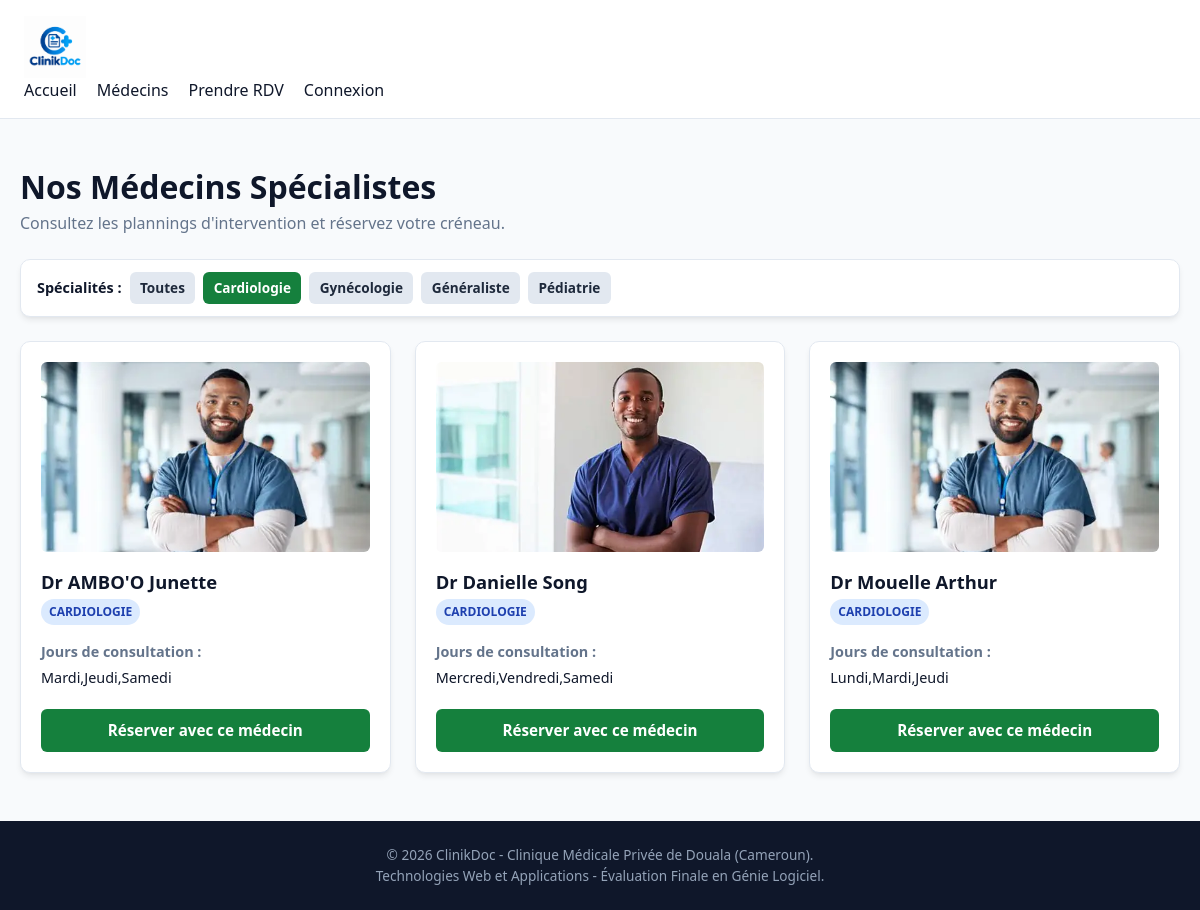
The app's page /medecins?specialite=Cardiologie with its own data.
### tables this page shows
CREATE TABLE medecins (
    id INTEGER PRIMARY KEY AUTOINCREMENT,
    nom TEXT NOT NULL,
    specialite TEXT NOT NULL CHECK (specialite IN ('Généraliste', 'Pédiatrie', 'Gynécologie', 'Cardiologie')),
    photo TEXT NOT NULL DEFAULT 'default_doc.png',
    jours_consultation TEXT NOT NULL, -- Ex: 'Lundi,Mardi,Jeudi'
    actif INTEGER NOT NULL DEFAULT 1 CHECK (actif IN (0, 1))
, login TEXT, empreinte TEXT);

### app.py (the view)
@app.route("/medecins")
def medecins():
    specialite = request.args.get("specialite", "").strip()
    db = get_db()
    specialites = [row["specialite"] for row in db.execute(
        "SELECT DISTINCT specialite FROM medecins WHERE actif = 1 ORDER BY specialite"
    ).fetchall()]
    if specialite and specialite in specialites:
        liste_medecins = db.execute(
            "SELECT * FROM medecins WHERE actif = 1 AND specialite = ? ORDER BY nom",
            (specialite,)
        ).fetchall()
    else:
        liste_medecins = db.execute(
            "SELECT * FROM medecins WHERE actif = 1 ORDER BY nom"
        ).fetchall()
    return render_template("medecins.html",
                           medecins=liste_medecins,
                           specialites=specialites,
                           specialite_active=specialite)

### app.py (called while the page is built, shortened)
def get_db():
    if "db" not in g:
        g.db = sqlite3.connect(app.config["DATABASE"])
        g.db.row_factory = sqlite3.Row  # Accès aux colonnes par leur nom
        g.db.execute("PRAGMA foreign_keys = ON;")
        colonnes = {row["name"] for row in g.db.execute("PRAGMA table_info(medecins)")}
        if "login" not in colonnes:
            g.db.execute("ALTER TABLE medecins ADD COLUMN login TEXT")
        if "empreinte" not in colonnes:
            g.db.execute("ALTER TABLE medecins ADD COLUMN empreinte TEXT")
        g.db.execute(
            "CREATE UNIQUE INDEX IF NOT EXISTS idx_medecins_login ON medecins(login) WHERE login IS NOT NULL"
        )
    return g.db

@app.teardown_appcontext
def fermer_db(exception=None):
    db = g.pop("db", None)
    if db is not None:
        db.close()

### templates/medecins.html (shortened to what this page needs)
{% extends "base.html" %}
{% block contenu %}
<div style="margin-bottom: 1.5rem;">
  <h1>Nos Médecins Spécialistes</h1>
  <p style="color: var(--text-muted);">Consultez les plannings d'intervention et réservez votre créneau.</p>
</div>
<div class="card" style="padding: 0.75rem 1rem; margin-bottom: 1.5rem;">
  <div style="display: flex; gap: 0.5rem; flex-wrap: wrap; align-items: center;">
    <span style="font-weight: 600; font-size: 0.9rem;">Spécialités :</span>
    <a href="{{ url_for('medecins') }}"
       class="btn btn-sm {% if not specialite_active %}btn-primary{% else %}btn-secondary{% endif %}">
       Toutes
    </a>
    {% for spec in specialites %}
      <a href="{{ url_for('medecins', specialite=spec) }}"
         class="btn btn-sm {% if specialite_active == spec %}btn-primary{% else %}btn-secondary{% endif %}">
         {{ spec }}
      </a>
    {% endfor %}
  </div>
</div>
<div class="grid-3">
  {% set portraits = ['OIP.webp', 'OIP (1).webp', 'OIP (2).webp', 'OIP (3).webp'] %}
  {% for medecin in medecins %}
    <article class="card">
      <img class="doctor-photo" src="{{ url_for('static', filename='images/' ~ portraits[(medecin.id - 1) % portraits|length]) }}" alt="Portrait de {{ medecin.nom }}">
      <div style="display: flex; align-items: center; gap: 1rem; margin-bottom: 1rem;">
        <div>
          <h2 style="font-size: 1.15rem; margin-bottom: 0.2rem;">{{ medecin.nom }}</h2>
          <span class="badge badge-prevu">{{ medecin.specialite }}</span>
        </div>
      </div>
      <div style="font-size: 0.9rem; margin-bottom: 1.25rem;">
        <p style="color: var(--text-muted); margin-bottom: 0.25rem;"><strong>Jours de consultation :</strong></p>
        <p>{{ medecin.jours_consultation }}</p>
      </div>
      <a href="{{ url_for('reserver', medecin_id=medecin.id) }}" class="btn btn-primary" style="width: 100%;">
        Réserver avec ce médecin
      </a>
    </article>
  {% else %}
    <p style="grid-column: 1 / -1; text-align: center; color: var(--text-muted);">Aucun médecin trouvé dans cette spécialité.</p>
  {% endfor %}
</div>
{% endblock %}

### static/css/style.css (style rules this page uses)
:root { --primary: #15803d; --primary-hover: #166534; --primary-light: #dcfce7; --secondary: #0284c7; --accent: #f97316; --bg-page: #f8fafc; --bg-card: #ffffff; --text-main: #0f172a; --text-muted: #64748b; --border-color: #e2e8f0; --danger: #dc2626; --danger-light: #fee2e2; --success: #16a34a; --radius-sm: 6px; --radius-md: 10px; --shadow: 0 4px 6px -1px rgba(0, 0, 0, 0.08), 0 2px 4px -2px rgba(0, 0, 0, 0.05); }
*, *::before, *::after { box-sizing: border-box; margin: 0; padding: 0; }
body { font-family: system-ui, -apple-system, "Segoe UI", Roboto, Helvetica, Arial, sans-serif; background-color: var(--bg-page); color: var(--text-main); line-height: 1.5; display: flex; flex-direction: column; min-height: 100vh; }
img { max-width: 100%; height: auto; display: block; }
a { color: var(--secondary); text-decoration: none; }
.doctor-photo { width: 100%; height: 190px; object-fit: cover; object-position: center 30%; border-radius: var(--radius-sm); margin-bottom: 1rem; }
.btn { display: inline-block; padding: 0.65rem 1.25rem; font-size: 0.95rem; font-weight: 600; border-radius: var(--radius-sm); border: none; cursor: pointer; text-align: center; transition: background-color 0.2s ease, transform 0.2s ease, box-shadow 0.2s ease; }
.btn-primary { background-color: var(--primary); color: #ffffff; }
.btn-secondary { background-color: #e2e8f0; color: #1e293b; }
.btn-sm { padding: 0.35rem 0.65rem; font-size: 0.85rem; }
.card { background-color: var(--bg-card); border: 1px solid var(--border-color); border-radius: var(--radius-md); padding: 1.25rem; box-shadow: var(--shadow); margin-bottom: 1.5rem; animation: card-enter 0.5s ease-out both; transition: transform 0.25s ease, box-shadow 0.25s ease; }
.grid-3 > .card:nth-child(2), .grid-4 > .card:nth-child(2) { animation-delay: 0.08s; }
.grid-3 > .card:nth-child(3), .grid-4 > .card:nth-child(3) { animation-delay: 0.16s; }
.badge { display: inline-block; padding: 0.25rem 0.5rem; font-size: 0.75rem; font-weight: 700; text-transform: uppercase; border-radius: 9999px; }
.badge-prevu { background-color: #dbeafe; color: #1e40af; }
@media (min-width: 1024px) { .grid-3 { display: grid; grid-template-columns: repeat(3, 1fr); gap: 1.5rem; } }

### records on screen
medecins: nom "Dr AMBO'O Junette", specialite "CARDIOLOGIE", jours_consultation "Mardi,Jeudi,Samedi"
medecins: shows a picture, nom "Dr Danielle Song", specialite "CARDIOLOGIE", jours_consultation "Mercredi,Vendredi,Samedi"
medecins: nom "Dr Mouelle Arthur", specialite "CARDIOLOGIE", jours_consultation "Lundi,Mardi,Jeudi"

### other values on screen
{{ spec }} "Cardiologie" "Gynécologie" "Généraliste" "Pédiatrie"
